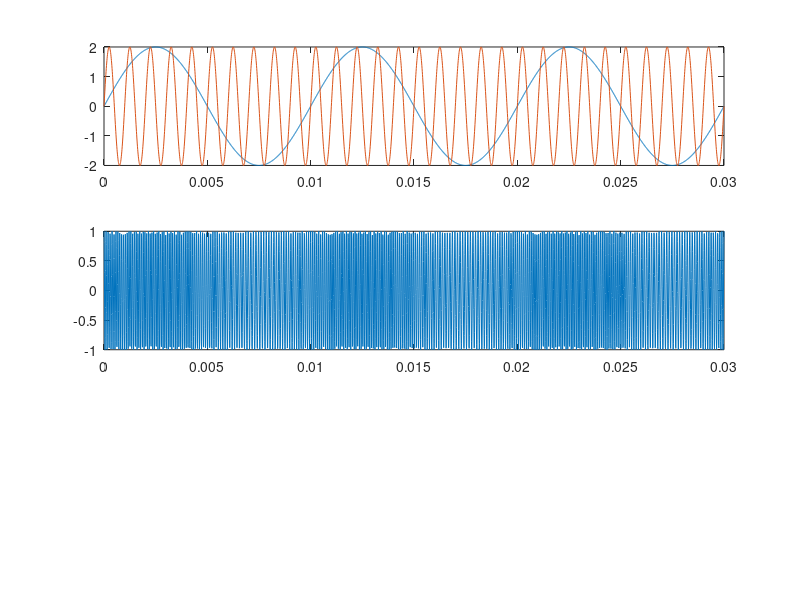

Recreate this plot in MATLAB. (Note: this script raises an error after producing the figure.)
clc;clear all;close all;

% Parameters
fs = 10000;          % Sampling frequency
Fc = 1000;           % Carrier frequency
Fm = 100;            % Message signal frequency
Amplitude = 2;      % Message signal amplitude

% Time vector
t = 0:0.001/Fm:3/Fm;

message = Amplitude * sin(2*pi*Fm*t);
carrier = Amplitude * sin(2*pi*Fc*t);

subplot(311)
plot(t,message);
hold on;
plot(t,carrier);

fm_signal= fmmod(message, Fc, fs, 100);

subplot(312)
plot(t,fm_signal);

rec = fmdemod(fm_signal, Fc, fs, 100);
subplot(313);
plot(t,rec);